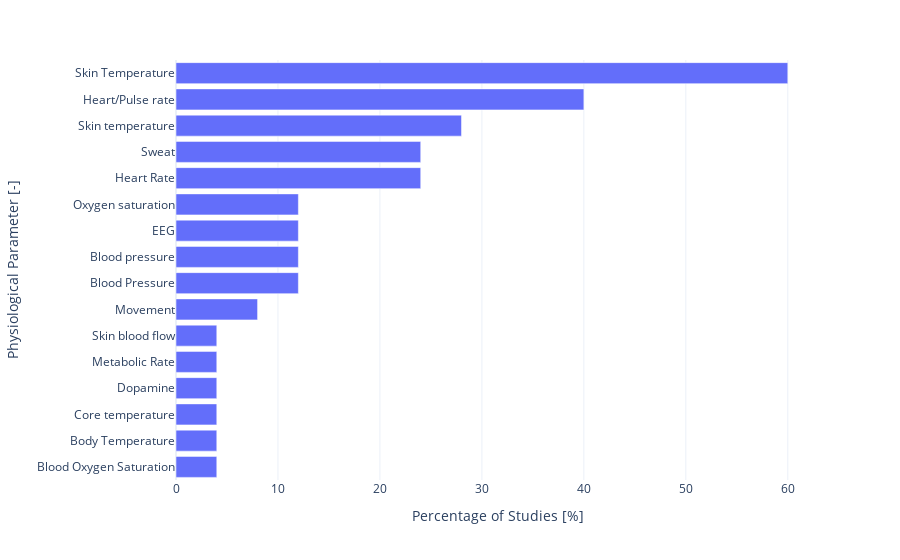

Source (notebook cell):
### Markdown cell above
## Measurement

### Code cell
parameter_counts = df.groupby("physio-parameter")["exp-id"].nunique()
total_experiments = df["exp-id"].nunique()

parameter_counts = parameter_counts.reset_index(name="exp-id count")
parameter_counts["exp-id percentage"] = (
    parameter_counts["exp-id count"] / total_experiments
) * 100
parameter_counts_sorted = parameter_counts.sort_values(
    "exp-id percentage", ascending=True
)

fig = px.bar(
    parameter_counts_sorted,
    x="exp-id percentage",
    y="physio-parameter",
    labels={
        "physio-parameter": "Physiological Parameter [-]",
        "exp-id percentage": "Percentage of Studies",
    },
    orientation='h'  # This line flips the bar chart to horizontal
)

fig.update_layout(
    xaxis_title="Percentage of Studies [%]",
    yaxis_title="Physiological Parameter [-]",
    template="plotly_white",
)

fig.show()

### Figure 1 — Plotly figure (JSON) as saved in the notebook; plotly's stock layout.template omitted (floating-point values rounded to 4 significant figures)
{"data": [{"alignmentgroup": "True", "hovertemplate": "Percentage of Studies=%{x}<br>Physiological Parameter [-]=%{y}<extra></extra>", "legendgroup": "", "marker": {"color": "#636efa", "pattern": {"shape": ""}}, "name": "", "offsetgroup": "", "orientation": "h", "showlegend": false, "textposition": "auto", "type": "bar", "x": [4, 4, 4, 4, 4, 4, 8, 12, 12, 12, 12, 24, 24, 28.0, 40, 60], "xaxis": "x", "y": ["Blood Oxygen Saturation", "Body Temperature", "Core temperature", "Dopamine", "Metabolic Rate", "Skin blood flow", "Movement", "Blood Pressure", "Blood pressure", "EEG", "Oxygen saturation", "Heart Rate", "Sweat", "Skin temperature", "Heart/Pulse rate", "Skin Temperature"], "yaxis": "y"}], "layout": {"barmode": "relative", "legend": {"tracegroupgap": 0}, "margin": {"t": 60}, "xaxis": {"anchor": "y", "domain": [0, 1], "title": {"text": "Percentage of Studies [%]"}}, "yaxis": {"anchor": "x", "domain": [0, 1], "title": {"text": "Physiological Parameter [-]"}}}}
